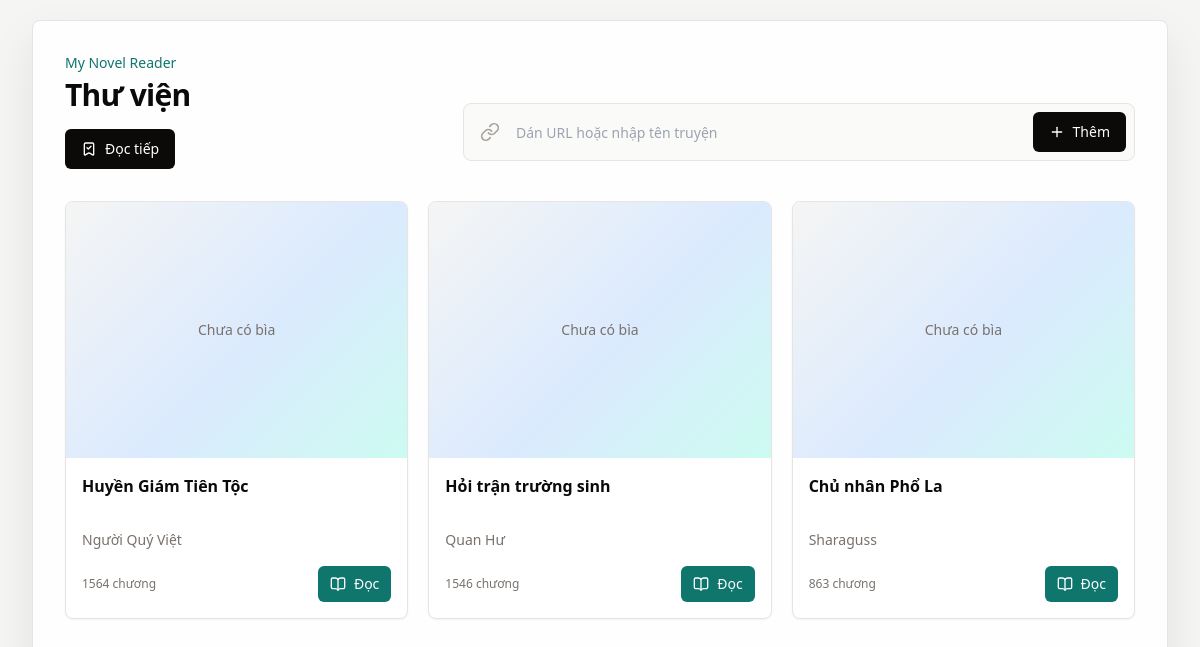
The page / on the database its author committed.
### app/models.py (models this page shows)
class TimestampMixin:
    created_at: Mapped[datetime] = mapped_column(DateTime, server_default=func.now(), nullable=False)
    updated_at: Mapped[datetime] = mapped_column(
        DateTime, server_default=func.now(), onupdate=func.now(), nullable=False
    )

class Book(TimestampMixin, Base):
    __tablename__ = "books"
    id: Mapped[int] = mapped_column(primary_key=True)
    source_url: Mapped[str] = mapped_column(String(2048), nullable=False, unique=True)
    source_name: Mapped[str] = mapped_column(String(120), nullable=False)
    source_book_id: Mapped[str | None] = mapped_column(String(255))
    title: Mapped[str] = mapped_column(String(500), nullable=False)
    translated_title: Mapped[str | None] = mapped_column(String(500))
    author: Mapped[str | None] = mapped_column(String(255))
    translated_author: Mapped[str | None] = mapped_column(String(255))
    description: Mapped[str | None] = mapped_column(Text)
    translated_description: Mapped[str | None] = mapped_column(Text)
    cover_url: Mapped[str | None] = mapped_column(String(2048))
    last_checked_at: Mapped[datetime | None] = mapped_column(DateTime)
    chapters: Mapped[list["Chapter"]] = relationship(
        back_populates="book", cascade="all, delete-orphan", order_by="Chapter.chapter_number"
    )

### app/main.py (the view)
@app.get("/", name="library")
def library(request: Request, db: Session = Depends(get_db)):
    books = db.scalars(select(Book).order_by(Book.updated_at.desc())).all()
    synced_novels = []
    if not books:
        try:
            metadata = load_cdn_json("metadata.json")
            synced_novels = metadata.get("novels", [])
        except CdnDataError:
            pass
    return templates.TemplateResponse(
        request=request, name="library.html", context={"books": books, "synced_novels": synced_novels}
    )

### app/templates/library.html (shortened to what this page needs)
{% extends "base.html" %}
{% block main_class %}min-h-screen bg-stone-100 px-4 py-5 sm:px-6 lg:px-8{% endblock %}
{% block content %}
<section class="app-shell mx-auto min-h-[calc(100vh-2.5rem)] max-w-7xl p-5 sm:p-7 lg:p-8">
  <div class="flex flex-col gap-5 lg:flex-row lg:items-end lg:justify-between">
    <div>
      <p class="text-sm font-medium text-teal-700">My Novel Reader</p>
      <h1 class="mt-1 text-3xl font-semibold tracking-tight text-stone-950">Thư viện</h1>
      <a data-continue-reading hidden href="#" class="mt-4 inline-flex h-10 items-center gap-2 rounded-md bg-stone-950 px-4 text-sm font-medium text-white hover:bg-stone-800">
        <i data-lucide="bookmark-check" class="h-4 w-4"></i>
        <span>Đọc tiếp</span>
      </a>
    </div>
    <div data-crawl-progress class="w-full lg:max-w-2xl">
      <form
        action="/books/lookup"
        method="post"
        hx-post="/books/lookup"
        hx-target="#lookup-results"
        hx-swap="innerHTML"
        hx-indicator="#lookup-loading"
        hx-disabled-elt="find button"
        onsubmit="return startCrawlProgress(this)"
        class="flex items-center gap-2 rounded-lg border border-stone-200 bg-stone-50 p-2"
      >
        <i data-lucide="link" class="ml-2 h-5 w-5 shrink-0 text-stone-400"></i>
        <input
          id="source-query"
          name="query"
          type="text"
          required
          placeholder="Dán URL hoặc nhập tên truyện"
          class="h-10 min-w-0 flex-1 bg-transparent px-2 text-sm outline-none"
        >
        <button type="submit" class="inline-flex h-10 shrink-0 items-center gap-2 rounded-md bg-stone-950 px-4 text-sm font-medium text-white hover:bg-stone-800">
          <i data-lucide="plus" class="h-4 w-4"></i>
          <span>Thêm</span>
        </button>
      </form>
    </div>
  </div>
  {% if books %}
  <div class="mt-8 grid gap-5 sm:grid-cols-2 lg:grid-cols-3 xl:grid-cols-4">
    {% for book in books %}
    {% set first_chapter = book.chapters[0] if book.chapters else none %}
    <article class="group overflow-hidden rounded-lg border border-stone-200 bg-white shadow-sm transition hover:-translate-y-0.5 hover:shadow-lg">
      <a href="/books/{{ book.id }}" class="block">
        <div class="relative aspect-[4/3] w-full">
        <div class="book-cover-fallback {% if book.cover_url %}hidden{% endif %} absolute inset-0 flex items-center justify-center text-sm font-medium text-stone-500">Chưa có bìa</div>
        </div>
      </a>
      <div class="p-4">
        <h2 class="line-clamp-2 min-h-12 font-semibold leading-6 text-stone-950 group-hover:text-teal-700">{{ book.translated_title or book.title }}</h2>
        <p class="mt-2 text-sm text-stone-500">{{ book.translated_author or book.author or 'Chưa rõ tác giả' }}</p>
        <div class="mt-4 flex items-center justify-between gap-3">
          <span class="text-xs font-medium text-stone-500">{{ book.chapters|length }} chương</span>
          <a
            href="{% if first_chapter %}/chapters/{{ first_chapter.id }}{% else %}/books/{{ book.id }}{% endif %}"
            onclick="return startTranslationProgress(this)"
            class="inline-flex h-9 items-center gap-2 rounded-md bg-teal-700 px-3 text-sm font-medium text-white hover:bg-teal-800"
          >
            <i data-lucide="book-open" class="h-4 w-4"></i>
            <span>Đọc</span>
          </a>
        </div>
      </div>
    </article>
    {% endfor %}
  </div>
  {% else %}
  <div class="mt-10 rounded-lg border border-dashed border-stone-300 bg-stone-50 px-6 py-16 text-center text-stone-500">Thư viện chưa có truyện.</div>
  {% endif %}
</section>
{% endblock %}

### app/templates/base.html (style rules this page uses)
.app-shell { border:1px solid rgb(231 229 228);border-radius:8px;background:rgba(255,255,255,.92);box-shadow:0 18px 45px rgba(28,25,23,.08) }
.book-cover-fallback { background:linear-gradient(135deg,#f5f5f4,#dbeafe 55%,#ccfbf1) }

### rows shown on the page
Book: translated_title "Huyền Giám Tiên Tộc", translated_author "Người Quý Việt", chapters|length "1564"
Book: translated_title "Hỏi trận trường sinh", translated_author "Quan Hư", chapters|length "1546"
Book: translated_title "Chủ nhân Phổ La", translated_author "Sharaguss", chapters|length "863"
